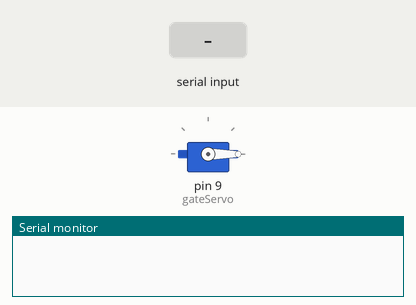
A sketch run on a simulated Arduino Uno, built with avr-gcc and run on an emulated ATmega328P. Parts: servo, the last lines printed to the serial monitor. The inputs (shaded band) are chosen by the test bench.

Above: at 1.2 s.
1.3 s: "1" received over the second serial link
At 2.1 s:
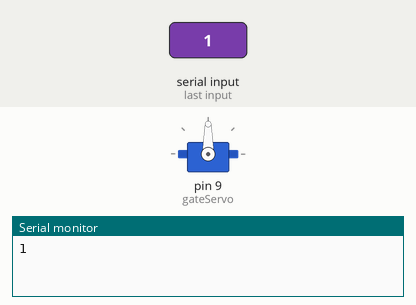
2.8 s: "0" received over the second serial link
At 3.2 s:
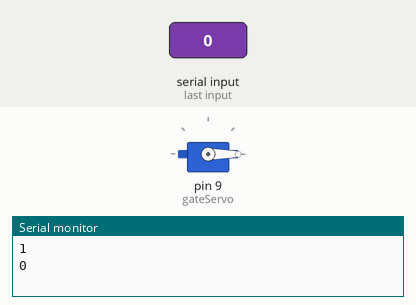
Timing chart, 0 to 5.8 s (numbered marks = the images above; inputs shaded):
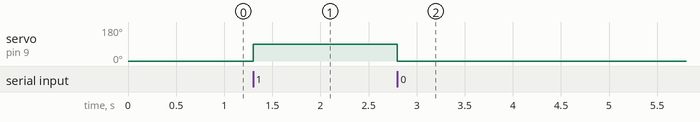

The sketch:

Voice_control_door.ino
```cpp
#include <SoftwareSerial.h>
#include <Servo.h>

SoftwareSerial bluetooth(10,11); //TX,RX
Servo gateServo;

char data;

void setup(){
  bluetooth.begin(9600);
  Serial.begin(9600);

  gateServo.attach(9);
  gateServo.write(0);
}
void loop(){
  if (bluetooth.available()){
    data = bluetooth.read();
    Serial.println(data);
    if (data == '1'){
      gateServo.write(90); // Open gate

    }
    if (data == '0'){
      gateServo.write(0); // Close gate
    }
  }
}
```

Measured:
- after the input at 1.3 s, servo on pin 9 (gateServo): 0° → 90° at once
- after the input at 2.8 s, servo on pin 9 (gateServo): 90° → 0° at once
